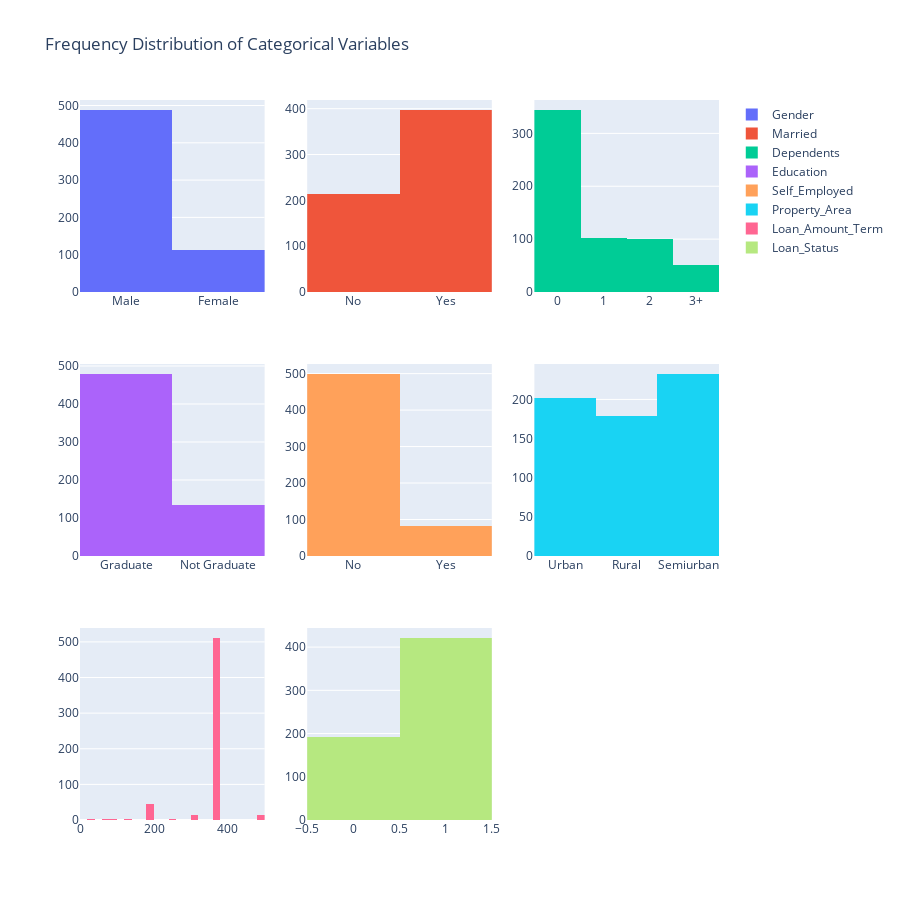

Notebook cell for this chart:
### Code cell
cols = ["Gender", "Married", "Dependents", "Education",
                           "Self_Employed", "Property_Area", "Loan_Amount_Term", "Loan_Status"]
fig = make_subplots(rows=3, cols=3)
for i in range(3):
    for j in range(3):
        if(i*3)+j==8:
            break
        fig.add_trace(go.Histogram(x=train_df[cols[(i*3)+j]], name=cols[(i*3)+j],)
                      ,row=i+1,col=j+1)
fig.update_layout(height=900, width=900, title="Frequency Distribution of Categorical Variables")
fig.show()

### Figure 1 — Plotly figure (JSON) as saved in the notebook; plotly's stock layout.template omitted (floating-point values rounded to 4 significant figures; data arrays with more than 128 entries replaced by an {"elided": "..."} marker saying what was removed)
{"data": [{"name": "Gender", "type": "histogram", "x": {"elided": "614 str values"}, "xaxis": "x", "yaxis": "y"}, {"name": "Married", "type": "histogram", "x": {"elided": "614 str values"}, "xaxis": "x2", "yaxis": "y2"}, {"name": "Dependents", "type": "histogram", "x": {"elided": "614 str values"}, "xaxis": "x3", "yaxis": "y3"}, {"name": "Education", "type": "histogram", "x": {"elided": "614 str values"}, "xaxis": "x4", "yaxis": "y4"}, {"name": "Self_Employed", "type": "histogram", "x": {"elided": "614 str values"}, "xaxis": "x5", "yaxis": "y5"}, {"name": "Property_Area", "type": "histogram", "x": {"elided": "614 str values"}, "xaxis": "x6", "yaxis": "y6"}, {"name": "Loan_Amount_Term", "type": "histogram", "x": {"elided": "614 int values"}, "xaxis": "x7", "yaxis": "y7"}, {"name": "Loan_Status", "type": "histogram", "x": {"elided": "614 int values"}, "xaxis": "x8", "yaxis": "y8"}], "layout": {"height": 900, "title": {"text": "Frequency Distribution of Categorical Variables"}, "width": 900, "xaxis": {"anchor": "y", "domain": [0, 0.2889]}, "xaxis2": {"anchor": "y2", "domain": [0.3556, 0.6444]}, "xaxis3": {"anchor": "y3", "domain": [0.7111, 1]}, "xaxis4": {"anchor": "y4", "domain": [0, 0.2889]}, "xaxis5": {"anchor": "y5", "domain": [0.3556, 0.6444]}, "xaxis6": {"anchor": "y6", "domain": [0.7111, 1]}, "xaxis7": {"anchor": "y7", "domain": [0, 0.2889]}, "xaxis8": {"anchor": "y8", "domain": [0.3556, 0.6444]}, "xaxis9": {"anchor": "y9", "domain": [0.7111, 1]}, "yaxis": {"anchor": "x", "domain": [0.7333, 1]}, "yaxis2": {"anchor": "x2", "domain": [0.7333, 1]}, "yaxis3": {"anchor": "x3", "domain": [0.7333, 1]}, "yaxis4": {"anchor": "x4", "domain": [0.3667, 0.6333]}, "yaxis5": {"anchor": "x5", "domain": [0.3667, 0.6333]}, "yaxis6": {"anchor": "x6", "domain": [0.3667, 0.6333]}, "yaxis7": {"anchor": "x7", "domain": [0, 0.2667]}, "yaxis8": {"anchor": "x8", "domain": [0, 0.2667]}, "yaxis9": {"anchor": "x9", "domain": [0, 0.2667]}}}
